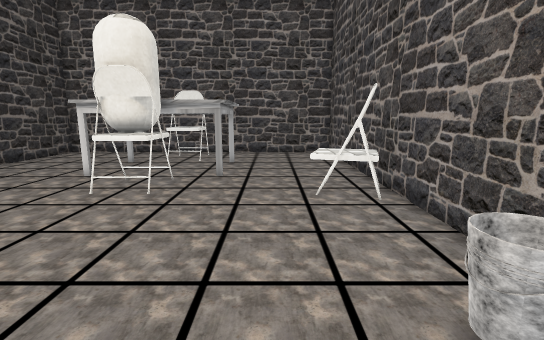
[1] (above)

14 first-person views from a walk through a scene from a Unity 3-D project. The camera is 1.2 m above the floor, tilts 10° down and sees 85° across. The floor is counted in squares, 0.5 m on a side. Each view is taken from the middle of a square. On the plan, view 1 faces up. The plan holds only what a view shows up to about 19 squares ahead; the rest is blank. The player character is not drawn. Some surface patterns are stand-ins.

[2]
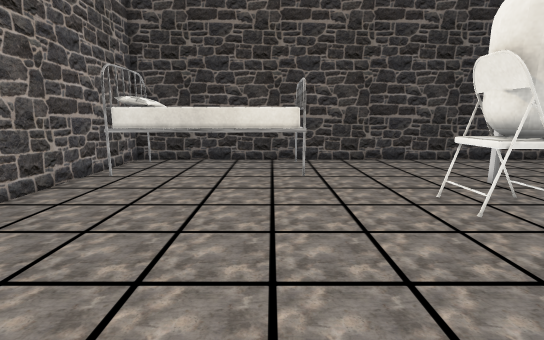

[3]
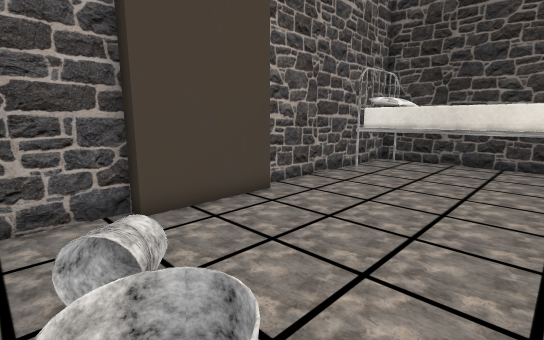

[4]
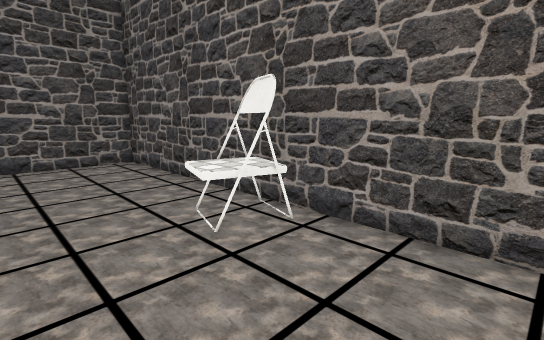

[5]
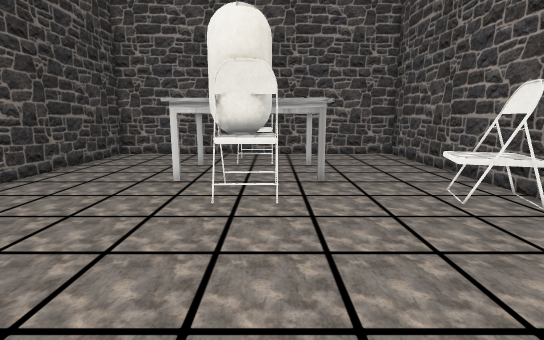

[6]
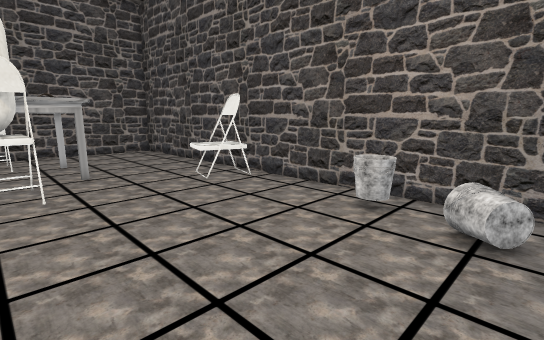

[7]
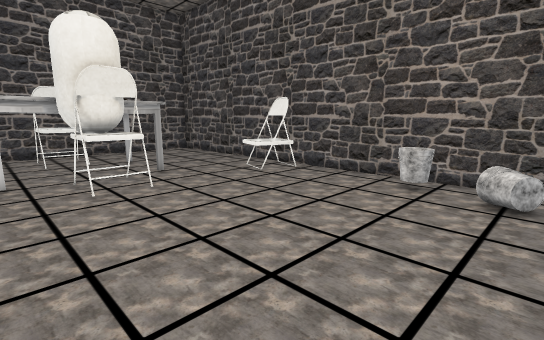

[8]
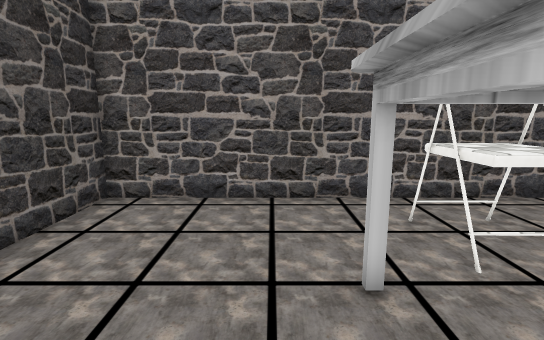

[9]
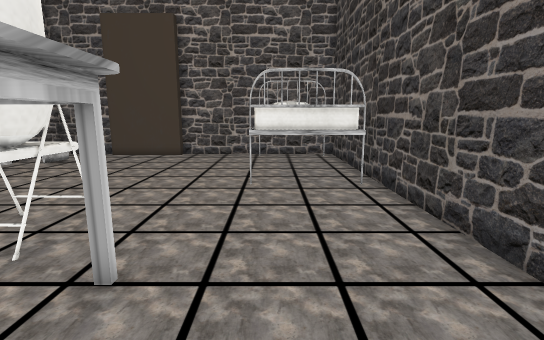

[10]
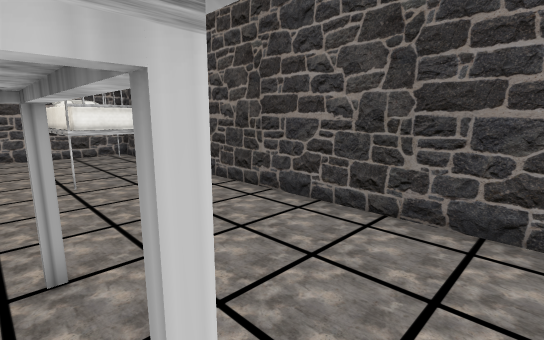

[11]
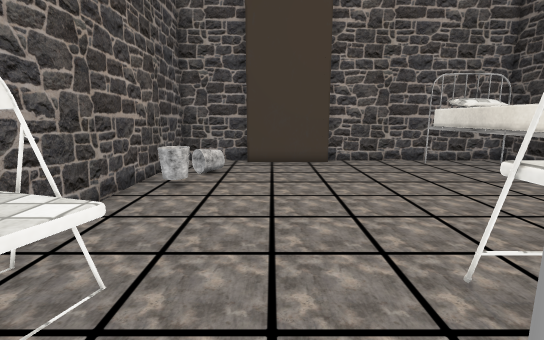

[12]
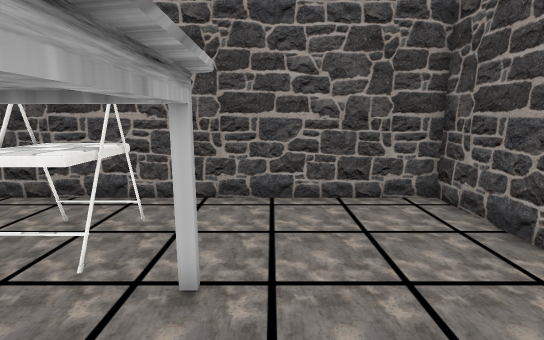

[13]
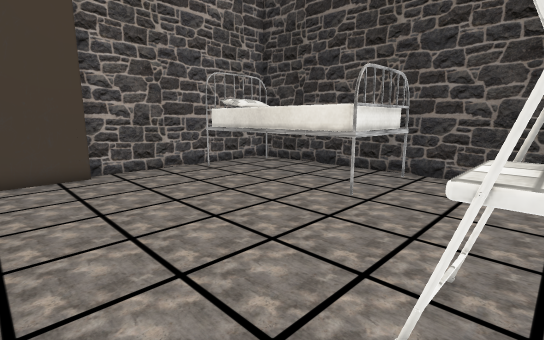

[14]
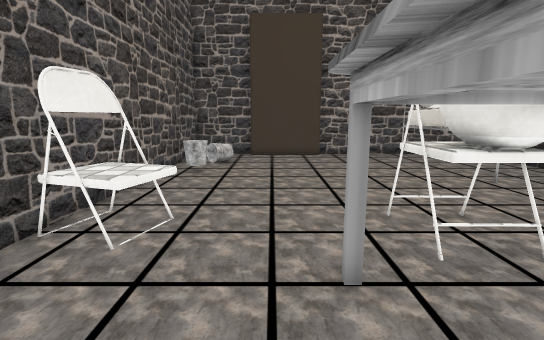

### Floor plan
Key: @ floor where view 1 was taken; # wall or solid block; x gap in a wall; . floor; = window, fence, low wall or low ledge; ^ raised ledge; C chair; A capsule; B bed; O other object.
Columns run from 14 left of view 1 to 4 right of it. Each row starts with its distance up from view 1.
 21 ###################
 20 #.................#
 19 #.................#
 18 #.......CCC.......#
 17 #.......CCC.......#
 16 #.....^^CCC^^.....#
 15 #.....^^   ^x.....#
 14 #.....^^    ^.....#
 13 #.....^^    ^.....#
 12 #.....^^^A^^^.....#
 11 #.......AAA.....CC#
 10 #.......AAA....CCC#
  9 #.......CCC....CCC#
  8 #.................#
  7 #.................#
  6 #.................#
  5 #BBBBB............#
  4 #    B............#
  3 #   ^B..........==#
  2 #   ^B..........==#
  1 #   ^B............#
  0 #    B........@.O.#
 -1 # ^^^B............#
 -2 # ^^^B............#
 -3 #BBBBB....#####...#
 -4 ###########   #####

Positions as (right, up) in squares from view 1, and headings:
1: (0, 0), facing up
2: (3, 4), facing left
3: (3, 4), facing down-left
4: (-2, 4), facing up-right
5: (-4, 1), facing up
6: (-5, -1), facing up-right
7: (-8, -1), facing up-right
8: (-9, 12), facing up
9: (-10, 16), facing down
10: (-7, 17), facing down-left
11: (-1, 13), facing down
12: (-1, 12), facing up
13: (-1, 10), facing down-left
14: (-1, 16), facing down
